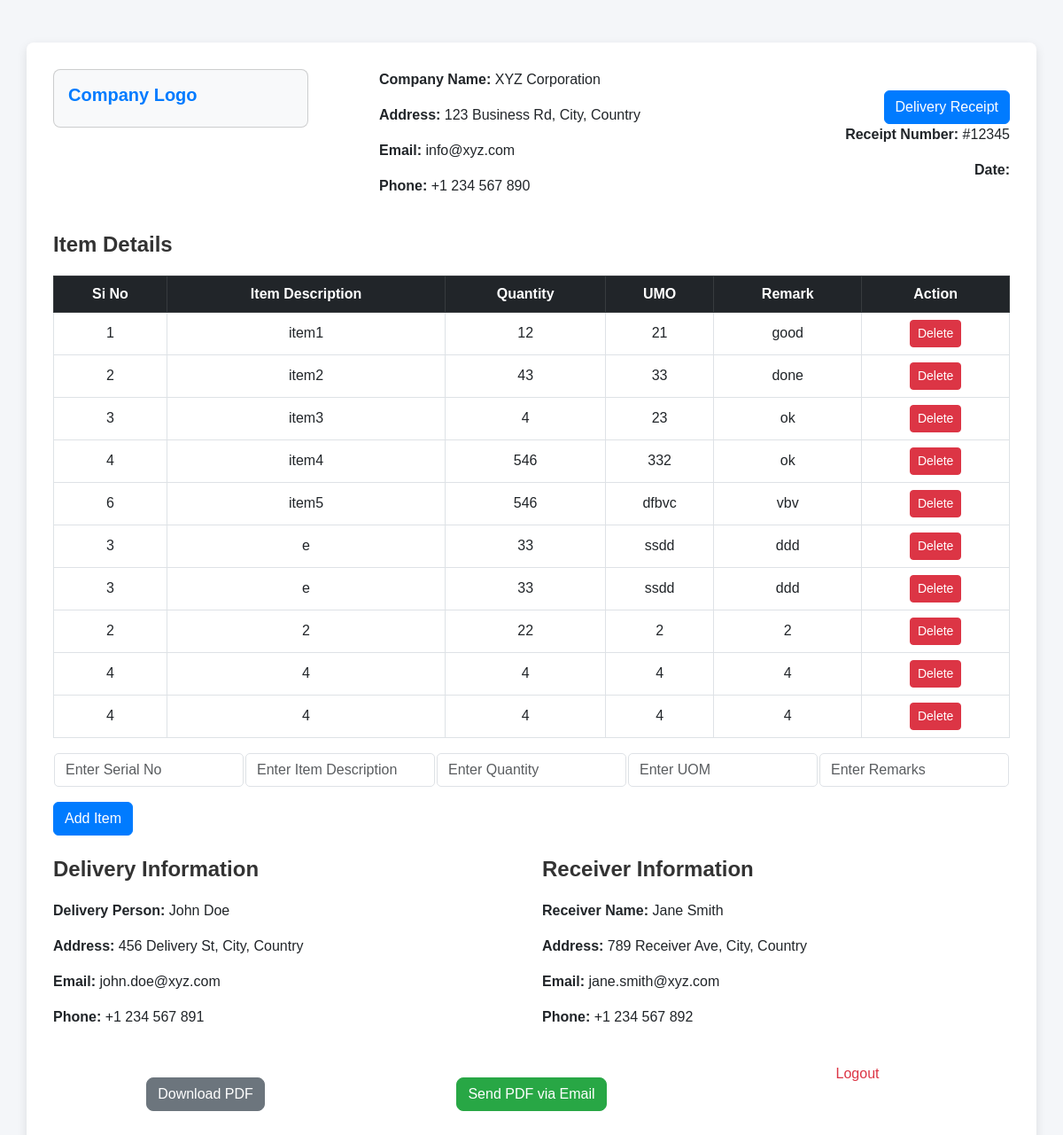
/receipt/ (signed in), run on an earlier commit of the app's database.
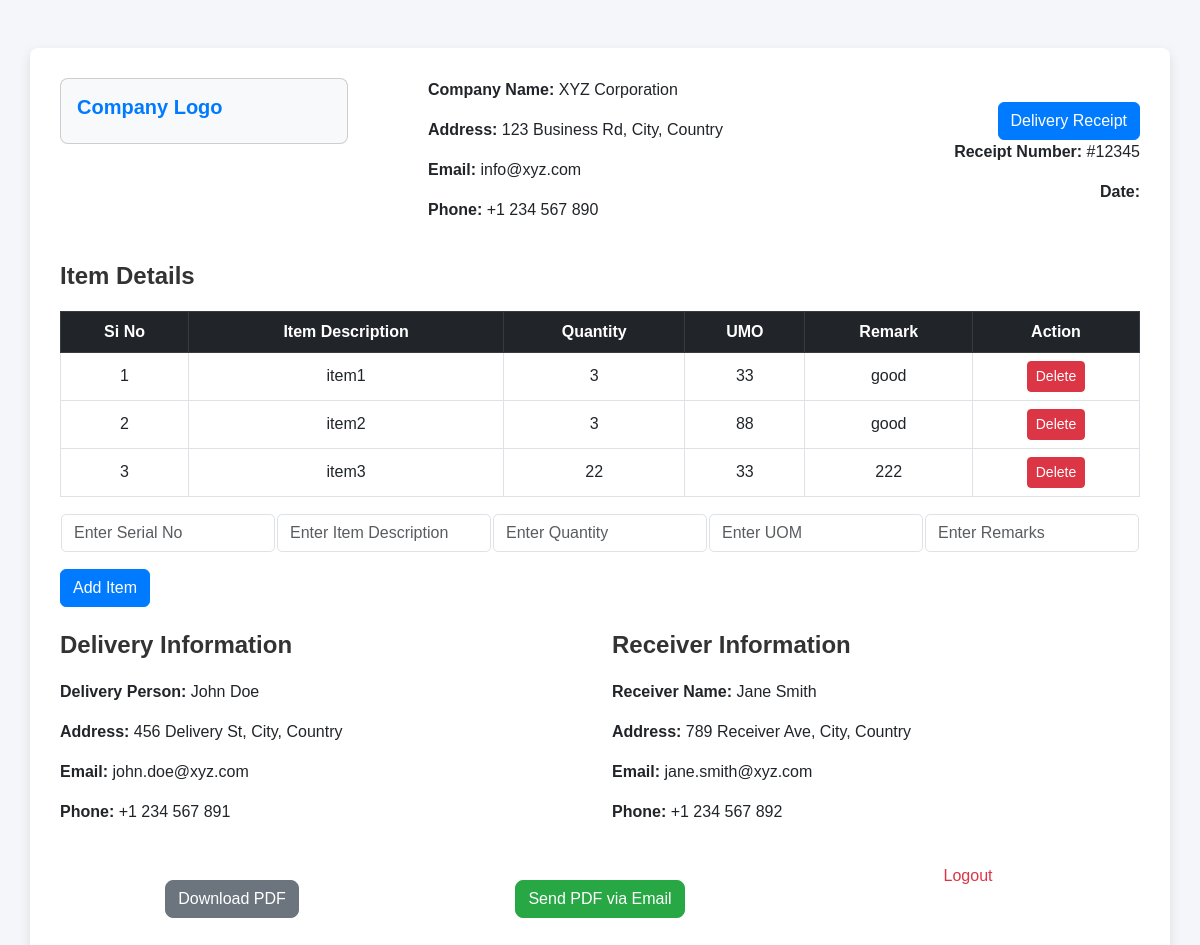
And on a later commit of the database.
### rcp/models.py (models this page shows, shortened)
class Item(models.Model):
    receipt = models.ForeignKey(User,on_delete=models.DO_NOTHING)
    serial_number = models.IntegerField()
    item_description = models.CharField(max_length=255)
    quantity = models.IntegerField()
    uom = models.CharField(max_length=50)
    remarks = models.TextField(null=True, blank=True)

### rcp/views.py (the view, shortened to what this page needs)
# urls.py: path('receipt/',views.CreateDeliveryReceiptView.as_view(), name='create_receipt'),
class CreateDeliveryReceiptView(FormView):
    template_name = 'create_receipt.html'
    form_class=ItemForm
    def get(self,request,*args,**kwargs):
        search_text=request.GET.get("filter")
        form_instance=self.form_class
        qs=Item.objects.filter(receipt=request.user)
        return render(request,self.template_name,{"data":qs,"form":form_instance })

### rcp/templates/create_receipt.html (shortened to what this page needs)
<!DOCTYPE html>
<html lang="en">
<head>
    <link href="https://cdn.jsdelivr.net/npm/bootstrap@5.3.0-alpha3/dist/css/bootstrap.min.css" rel="stylesheet">
</head>
<body>
    <div class="container my-5">
        <div class="row mb-4">
            <div class="col-md-4">
                <div class="card" style="width: 18rem;">
                    <div class="card-body">
                        <h5 class="card-title">Company Logo</h5>
                    </div>
                </div>
            </div>
            <div class="col-md-4">
                <p><strong>Company Name:</strong> XYZ Corporation</p>
                <p><strong>Address:</strong> 123 Business Rd, City, Country</p>
                <p><strong>Email:</strong> info@xyz.com</p>
                <p><strong>Phone:</strong> +1 234 567 890</p>
            </div>
            <div class="col-md-4 text-end">
                <button class="btn btn-primary mt-4">Delivery Receipt</button>
                <p><strong>Receipt Number:</strong> #12345</p>
                <p><strong>Date:</strong> {{ current_date }}</p>
            </div>
        </div>
        <section class="mb-4">
            <h2 class="section-title">Item Details</h2>
            <table class="table table-bordered">
                <thead class="table-dark">
                    <tr class="text-center">
                        <th>Si No</th>
                        <th>Item Description</th>
                        <th>Quantity</th>
                        <th>UMO</th>
                        <th>Remark</th>
                        <th>Action</th>
                    </tr>
                </thead>
                <tbody>
                    {% for d in data %}
                    <tr class="text-center">
                        <td>{{ d.serial_number }}</td>
                        <td>{{ d.item_description }}</td>
                        <td>{{ d.quantity }}</td>
                        <td>{{ d.uom }}</td>
                        <td>{{ d.remarks }}</td>
                        <td class="text-center">
                            <a href="{%url 'delete' d.id%}"><button class="btn btn-danger btn-sm">Delete</button></a>
                        </td>
                    </tr>
                    {% endfor %}
            <form action="#" method="post">
                <table class="">
                        <tr>
                            <td><input type="number" class="form-control" name="serial_number" placeholder="Enter Serial No"></td>
                            <td><input type="text" class="form-control" name="item_description" placeholder="Enter Item Description"></td>
                            <td><input type="number" class="form-control" step="0.01" name="quantity" placeholder="Enter Quantity"></td>
                            <td><input type="text" class="form-control" name="uom" placeholder="Enter UOM"></td>
                            <td><input type="text" class="form-control" name="remarks" placeholder="Enter Remarks"></td>
                        </tr>
                    </tbody>
                </table>
                <button type="submit" class="btn btn-primary mt-3">Add Item</button>
</section>
        <div class="row mt-4">
            <div class="col-md-6">
                <h4 class="section-title">Delivery Information</h4>
                <p><strong>Delivery Person:</strong> John Doe</p>
                <p><strong>Address:</strong> 456 Delivery St, City, Country</p>
                <p><strong>Email:</strong> john.doe@xyz.com</p>
                <p><strong>Phone:</strong> +1 234 567 891</p>
            </div>
            <div class="col-md-6">
                <h4 class="section-title">Receiver Information</h4>
                <p><strong>Receiver Name:</strong> Jane Smith</p>
                <p><strong>Address:</strong> 789 Receiver Ave, City, Country</p>
                <p><strong>Email:</strong> jane.smith@xyz.com</p>
                <p><strong>Phone:</strong> +1 234 567 892</p>
            </div>
        </div>
        <div class="row mt-4 text-center">
            <div class="col-md-4">
                <a href="{% url 'generate_items_pdf' %}" class="btn btn-secondary my-3" target="_blank">Download PDF</a>
            </div>
            <div class="col-md-4">
                <a href="{% url 'send_items_email' %}" class="btn btn-success my-3">Send PDF via Email</a>
            </div>
            <div class="col-md-4">
                <a href="{% url 'signout' %}" class="logout-link">Logout</a>
            </div>
        </div>
    </div>
</body>
</html>

### rcp/templates/create_receipt.html (style rules this page uses)
body { background-color: #f4f6f9; font-family: 'Arial', sans-serif; }
.container { background-color: white; padding: 30px; border-radius: 8px; box-shadow: 0 4px 12px rgba(0, 0, 0, 0.1); }
.card { border-radius: 8px; background-color: #f8f9fa; }
.card-title { font-weight: bold; color: #007bff; }
.form-control { border-radius: 5px; box-shadow: none; }
.table th, .table td { vertical-align: middle; }
.table-dark { background-color: #343a40; color: white; }
.btn-primary { background-color: #007bff; border-color: #007bff; }
.btn-secondary, .btn-success { border-radius: 8px; }
.btn-secondary { background-color: #6c757d; border-color: #6c757d; }
.btn-success { background-color: #28a745; border-color: #28a745; }
.section-title { font-size: 1.5rem; font-weight: bold; color: #333; margin-bottom: 20px; }
.logout-link { color: #dc3545; text-decoration: none; }

What changed in the data, as far as the page shows it:
removed Item: serial_number "4", item_description "item4", quantity "546", uom "332", remarks "ok"
removed Item: serial_number "6", item_description "item5", quantity "546", uom "dfbvc", remarks "vbv"
no longer on this page (row edited): Item: serial_number "3", item_description "e", quantity "33", uom "ssdd", remarks "ddd"
removed Item: serial_number "3", item_description "e", quantity "33", uom "ssdd", remarks "ddd"
removed Item: serial_number "2", item_description "2", quantity "22", uom "2", remarks "2"
removed Item: serial_number "4", item_description "4", quantity "4", uom "4", remarks "4"
removed Item: serial_number "4", item_description "4", quantity "4", uom "4", remarks "4"
changed Item "item1": quantity "12" → "3"; uom "21" → "33"
changed Item "item2": quantity "43" → "3"; uom "33" → "88"; remarks "done" → "good"
changed Item "item3": quantity "4" → "22"; uom "23" → "33"; remarks "ok" → "222"
